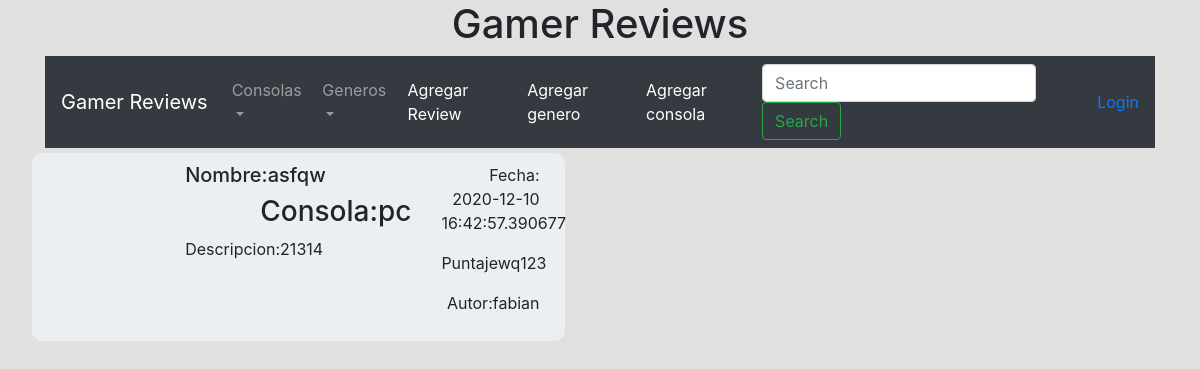
The app's page /blogreview/View/24 with its own data.
### database_setup.py (models this page shows)
class Reviewjuego(Base):
	__tablename__ = 'review'
	id = Column(Integer, primary_key=True)
	puntaje = Column(String(4),nullable=False)
	titulo = Column(String(50), nullable=False)
	portada = Column(String(50), nullable=False)
	contenido = Column(String(250), nullable=False)
	fecha_creacion = Column(DateTime, nullable=False)
	id_consola = Column(Integer, ForeignKey("consola.id"))
	consola = relationship(Consola)
	id_autor = Column(Integer, ForeignKey("user.id"))
	user = relationship(User)

class Consola(Base):
	__tablename__ = 'consola'
	id = Column(Integer, primary_key=True)
	nombre_consola = Column(String(50), nullable=False)

class User(Base):
	__tablename__ = 'user'
	id = Column(Integer, primary_key=True)
	username = Column(String(50), nullable=False)
	email = Column(String(250), nullable=False)
	pw_hash = Column(String(250), nullable=False)
	fecha_creacion = Column(DateTime, nullable=False)

### application.py (the view)
@app.route('/blogreview/View/<int:id>', methods=['GET', 'POST'])
def Verreview(id):
	if request.method == 'GET':
		post = session.query(Reviewjuego,User,Consola).join(User,Reviewjuego.id_autor == User.id).join(Consola,Reviewjuego.id_consola == Consola.id).filter(Reviewjuego.id == id).one()
		return render_template('Post.html', post = post,consolas=ConsolasNAV,generos=GenerosNAV)
	else:
		if request.method == 'POST':
			return Search()

### templates/Post.html (shortened to what this page needs)
{% extends "index.html" %}
{% block content %}
    <div class="row post">
		<div class="col-md-3">
		</div>
      <div class="col-md-6">
        <h5>Nombre:{{post.Reviewjuego.titulo}}</h5>
        <h3 class="text-right">Consola:{{post.Consola.nombre_consola}}</h3>
	  <div>
        <p>Descripcion:{{post.Reviewjuego.contenido}}</p>
      </div>
	  </div>
	  <div class="col-md-3">
      <div class="text-right">
        <p>Fecha: {{post.Reviewjuego.fecha_creacion}}<p>
		</div>
	  <p class="text-right">Puntaje{{post.Reviewjuego.puntaje}}</p>
	  <p class="text-right text-bottom">Autor:{{post.User.username}}</p>
      </div>
       </div>
{% endblock %}

### static/css/style.css (style rules this page uses)
body { background-color: #E0E0E0; }
.post { background-color: #ECEFF1; padding: 10px; margin: 2px; margin-top: 5px; border-radius: 10px; }

### records on screen
Reviewjuego: Reviewjuego.titulo "asfqw", Reviewjuego.contenido "21314", Reviewjuego.fecha_creacion "2020-12-10 16:42:57.390677", Reviewjuego.puntaje "wq123"
Consola: Consola.nombre_consola "pc"
User: User.username "fabian"
